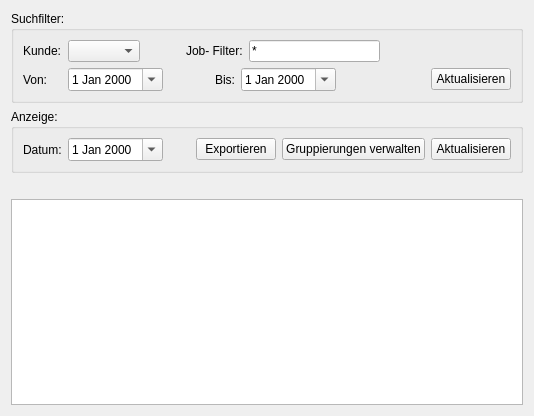
<?xml version="1.0" encoding="UTF-8"?>
<ui version="4.0">
 <class>BackupMonitorClientStatus</class>
 <widget class="QWidget" name="BackupMonitorClientStatus">
  <property name="geometry">
   <rect>
    <x>0</x>
    <y>0</y>
    <width>534</width>
    <height>416</height>
   </rect>
  </property>
  <property name="windowTitle">
   <string>Form</string>
  </property>
  <layout class="QVBoxLayout" name="verticalLayout">
   <item>
    <widget class="QGroupBox" name="groupBoxSearchFilter">
     <property name="enabled">
      <bool>true</bool>
     </property>
     <property name="title">
      <string>Suchfilter:</string>
     </property>
     <property name="flat">
      <bool>false</bool>
     </property>
     <layout class="QGridLayout" name="gridLayout">
      <item row="0" column="0">
       <widget class="QLabel" name="label_4">
        <property name="text">
         <string>Kunde:</string>
        </property>
       </widget>
      </item>
      <item row="2" column="0">
       <widget class="QLabel" name="label_5">
        <property name="text">
         <string>Von:</string>
        </property>
       </widget>
      </item>
      <item row="2" column="1">
       <widget class="QDateEdit" name="inputSearchFilterDateFrom">
        <property name="calendarPopup">
         <bool>true</bool>
        </property>
       </widget>
      </item>
      <item row="0" column="1" colspan="6">
       <layout class="QHBoxLayout" name="horizontalLayout">
        <item>
         <widget class="QComboBox" name="comboSearchFilterCustomers"/>
        </item>
        <item>
         <spacer name="horizontalSpacer">
          <property name="orientation">
           <enum>Qt::Horizontal</enum>
          </property>
          <property name="sizeType">
           <enum>QSizePolicy::Fixed</enum>
          </property>
          <property name="sizeHint" stdset="0">
           <size>
            <width>40</width>
            <height>20</height>
           </size>
          </property>
         </spacer>
        </item>
        <item>
         <widget class="QLabel" name="label_2">
          <property name="text">
           <string>Job- Filter:</string>
          </property>
         </widget>
        </item>
        <item>
         <widget class="QLineEdit" name="inputSearchFilterJobFilter">
          <property name="text">
           <string>*</string>
          </property>
         </widget>
        </item>
        <item>
         <spacer name="horizontalSpacer_3">
          <property name="orientation">
           <enum>Qt::Horizontal</enum>
          </property>
          <property name="sizeHint" stdset="0">
           <size>
            <width>40</width>
            <height>20</height>
           </size>
          </property>
         </spacer>
        </item>
       </layout>
      </item>
      <item row="2" column="2">
       <spacer name="horizontalSpacer_9">
        <property name="orientation">
         <enum>Qt::Horizontal</enum>
        </property>
        <property name="sizeType">
         <enum>QSizePolicy::Fixed</enum>
        </property>
        <property name="sizeHint" stdset="0">
         <size>
          <width>40</width>
          <height>20</height>
         </size>
        </property>
       </spacer>
      </item>
      <item row="2" column="4">
       <widget class="QDateEdit" name="inputSearchFilterDateTo">
        <property name="calendarPopup">
         <bool>true</bool>
        </property>
       </widget>
      </item>
      <item row="2" column="5">
       <spacer name="horizontalSpacer_2">
        <property name="orientation">
         <enum>Qt::Horizontal</enum>
        </property>
        <property name="sizeHint" stdset="0">
         <size>
          <width>40</width>
          <height>20</height>
         </size>
        </property>
       </spacer>
      </item>
      <item row="2" column="3">
       <widget class="QLabel" name="label">
        <property name="text">
         <string>Bis:</string>
        </property>
       </widget>
      </item>
      <item row="2" column="6">
       <widget class="QPushButton" name="pushReloadSearchFilter">
        <property name="text">
         <string>Aktualisieren</string>
        </property>
       </widget>
      </item>
     </layout>
    </widget>
   </item>
   <item>
    <widget class="QGroupBox" name="groupBoxClientStateView">
     <property name="title">
      <string>Anzeige:</string>
     </property>
     <layout class="QGridLayout" name="gridLayout_2">
      <item row="0" column="5">
       <widget class="QPushButton" name="pushReloadClientState">
        <property name="text">
         <string>Aktualisieren</string>
        </property>
       </widget>
      </item>
      <item row="0" column="2">
       <spacer name="horizontalSpacer_4">
        <property name="orientation">
         <enum>Qt::Horizontal</enum>
        </property>
        <property name="sizeHint" stdset="0">
         <size>
          <width>40</width>
          <height>20</height>
         </size>
        </property>
       </spacer>
      </item>
      <item row="0" column="1">
       <widget class="QDateEdit" name="inputClientStateDate">
        <property name="calendarPopup">
         <bool>true</bool>
        </property>
       </widget>
      </item>
      <item row="0" column="0">
       <widget class="QLabel" name="label_3">
        <property name="text">
         <string>Datum:</string>
        </property>
       </widget>
      </item>
      <item row="0" column="4">
       <widget class="QPushButton" name="pushManageGroups">
        <property name="text">
         <string>Gruppierungen verwalten</string>
        </property>
       </widget>
      </item>
      <item row="0" column="3">
       <widget class="QPushButton" name="pushExport">
        <property name="text">
         <string>Exportieren</string>
        </property>
       </widget>
      </item>
     </layout>
    </widget>
   </item>
   <item>
    <widget class="QLabel" name="labelHeader">
     <property name="text">
      <string/>
     </property>
    </widget>
   </item>
   <item>
    <widget class="QTreeView" name="clientStatusTreeView"/>
   </item>
  </layout>
 </widget>
 <resources/>
 <connections/>
</ui>
